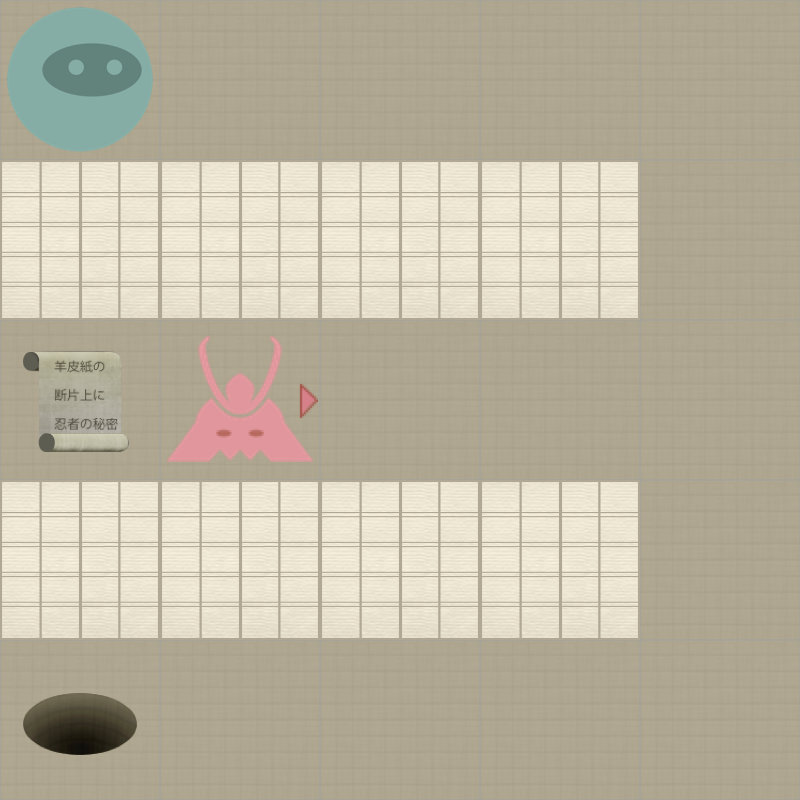

The image is a tile-based game level rendered from a .tmx file. Its description and source (layers, tilesets, objects; grid data summarised) follow:
An orthogonal 5x5 tile map with 160x160 px tiles, 2 tile layers (Level, Actors).

<map version="1.0" orientation="orthogonal" width="5" height="5" tilewidth="160" tileheight="160">
 <properties>
  <property name="moves" value="12" />
 </properties>
 <tileset firstgid="1" name="tiles" tilewidth="160" tileheight="160" spacing="2" margin="2">
  <image source="tiles-ipadhd.png" width="1024" height="1024" />
  <tile id="0">
   <properties>
    <property name="actor" value="exit" />
   </properties>
  </tile>
  <tile id="2">
   <properties>
    <property name="actor" value="guard" />
    <property name="direction" value="down" />
   </properties>
  </tile>
  <tile id="3">
   <properties>
    <property name="actor" value="guard" />
    <property name="direction" value="left" />
   </properties>
  </tile>
  <tile id="4">
   <properties>
    <property name="actor" value="guard" />
    <property name="direction" value="right" />
   </properties>
  </tile>
  <tile id="5">
   <properties>
    <property name="actor" value="guard" />
    <property name="direction" value="up" />
   </properties>
  </tile>
  <tile id="7">
   <properties>
    <property name="actor" value="player" />
   </properties>
  </tile>
  <tile id="8">
   <properties>
    <property name="actor" value="scroll" />
   </properties>
  </tile>
  <tile id="9">
   <properties>
    <property name="wall" value="1" />
   </properties>
  </tile>
 </tileset>
 <layer name="Level" width="5" height="5">
  <data>[25 cells, 25 non-empty, 2 distinct tile ids]</data>
 </layer>
 <layer name="Actors" width="5" height="5">
  <data>[25 cells, 4 non-empty, 4 distinct tile ids]</data>
 </layer>
</map>
